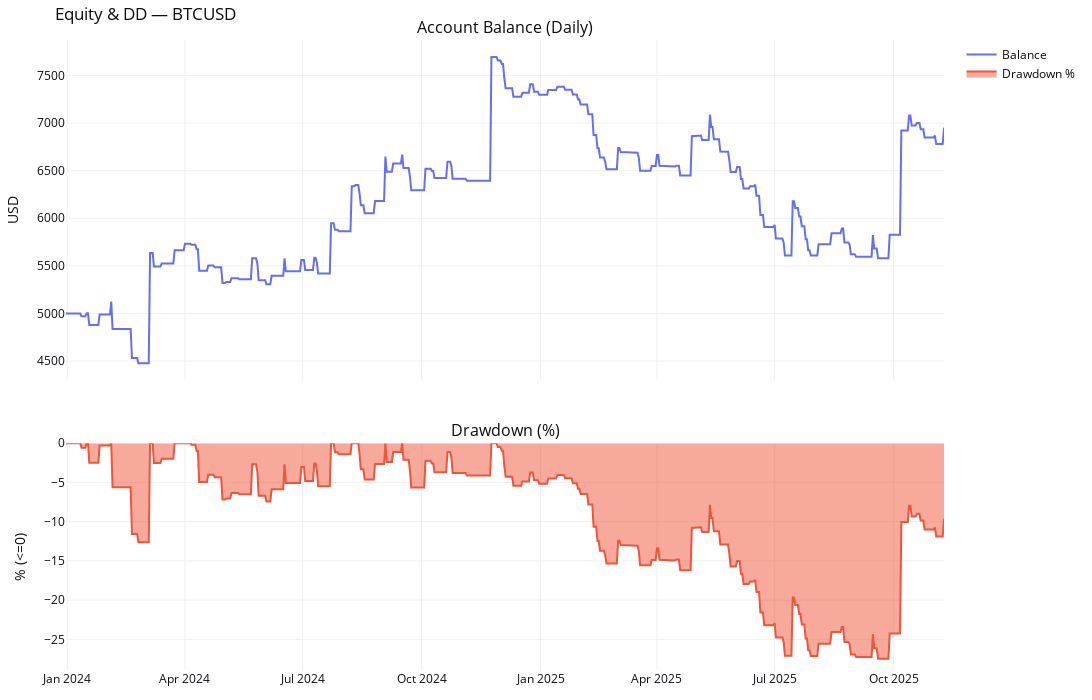

Notebook source saved alongside this figure:
### Markdown cell above
## 4.2 Test data

### Code cell
res_opt_test = run_backtest_for_symbol_v2(
    pair=PAIR,
    timeframe=TIMEFRAME,
    start_date=TEST_START,
    end_date=TEST_END,
    initial_capital=INITIAL_CAPITAL,
    risk_per_trade=RISK_PER_TRADE,
    risk_mode=RISK_MODE,
    commission_per_lot=COMMISSION_PER_LOT,
    lookback=OPTIMIZE_LOOKBACK,
)

print(f"\n=== {PAIR} ===")
display(res_opt_test["report_df"].T)

fig_equity = plot_equity_and_dd(res_opt_test["balance_daily"], res_opt_test["dd_pct"])
fig_equity.update_layout(title_text=f"Equity & DD — {PAIR}")
fig_equity.show()

fig_trade = plot_trade_distribution_and_side_pnl(res_opt_test["trades"])
fig_trade.update_layout(title_text=f"Trade Distribution & Side PnL — {PAIR}")
fig_trade.show()

### Figure 1 — Plotly figure (JSON) as saved in the notebook; plotly's stock layout.template omitted (floating-point values rounded to 4 significant figures; data arrays with more than 128 entries replaced by an {"elided": "..."} marker saying what was removed)
{"data": [{"mode": "lines", "name": "Balance", "type": "scatter", "x": {"elided": "680 str values"}, "xaxis": "x", "y": {"elided": "680 float values"}, "yaxis": "y"}, {"fill": "tozeroy", "mode": "lines", "name": "Drawdown %", "type": "scatter", "x": {"elided": "680 str values"}, "xaxis": "x2", "y": {"elided": "680 float values"}, "yaxis": "y2"}], "layout": {"annotations": [{"font": {"size": 16}, "showarrow": false, "text": "Account Balance (Daily)", "x": 0.5, "xanchor": "center", "xref": "paper", "y": 1, "yanchor": "bottom", "yref": "paper"}, {"font": {"size": 16}, "showarrow": false, "text": "Drawdown (%)", "x": 0.5, "xanchor": "center", "xref": "paper", "y": 0.36, "yanchor": "bottom", "yref": "paper"}], "font": {"color": "#0c0d11", "size": 12}, "height": 700, "margin": {"b": 30, "l": 40, "r": 30, "t": 40}, "paper_bgcolor": "#ffffff", "plot_bgcolor": "#ffffff", "showlegend": true, "title": {"text": "Equity & DD — BTCUSD"}, "width": 1300, "xaxis": {"anchor": "y", "domain": [0, 1], "gridcolor": "#f0f0f0", "matches": "x2", "showticklabels": false}, "xaxis2": {"anchor": "y2", "domain": [0, 1], "gridcolor": "#f0f0f0"}, "yaxis": {"anchor": "x", "domain": [0.46, 1], "gridcolor": "#f0f0f0", "title": {"text": "USD"}}, "yaxis2": {"anchor": "x2", "domain": [0, 0.36], "gridcolor": "#f0f0f0", "title": {"text": "% (<=0)"}}}}
